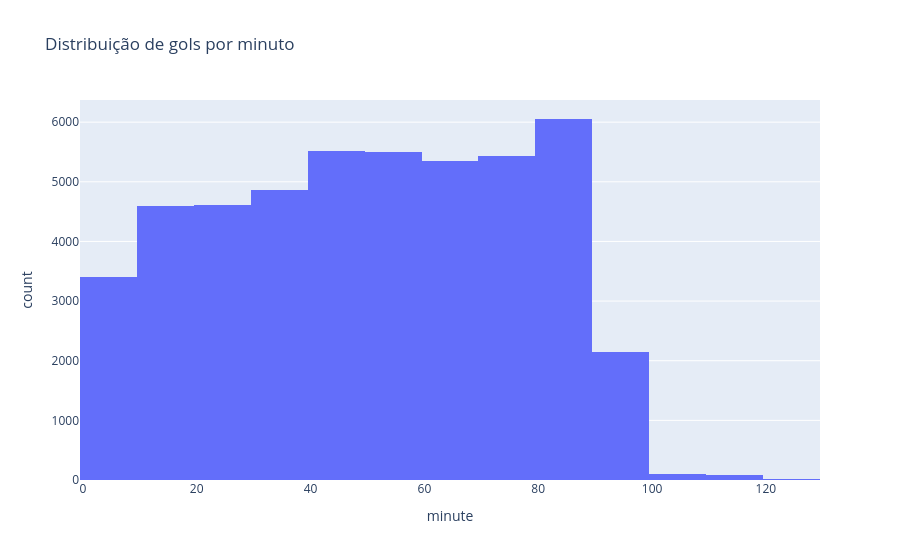

The notebook cell saved with this chart:
### Code cell
fig = px.histogram(goals.dropna(subset=['minute']), x='minute', nbins=18, 
                   title='Distribuição de gols por minuto')
fig.show()

### Figure 1 — Plotly figure (JSON) as saved in the notebook; plotly's stock layout.template omitted (floating-point values rounded to 4 significant figures; data arrays with more than 128 entries replaced by an {"elided": "..."} marker saying what was removed)
{"data": [{"bingroup": "x", "hovertemplate": "minute=%{x}<br>count=%{y}<extra></extra>", "legendgroup": "", "marker": {"color": "#636efa", "pattern": {"shape": ""}}, "name": "", "nbinsx": 18, "orientation": "v", "showlegend": false, "type": "histogram", "x": {"elided": "47660 float values"}, "xaxis": "x", "yaxis": "y"}], "layout": {"barmode": "relative", "legend": {"tracegroupgap": 0}, "title": {"text": "Distribuição de gols por minuto"}, "xaxis": {"anchor": "y", "domain": [0, 1], "title": {"text": "minute"}}, "yaxis": {"anchor": "x", "domain": [0, 1], "title": {"text": "count"}}}}
